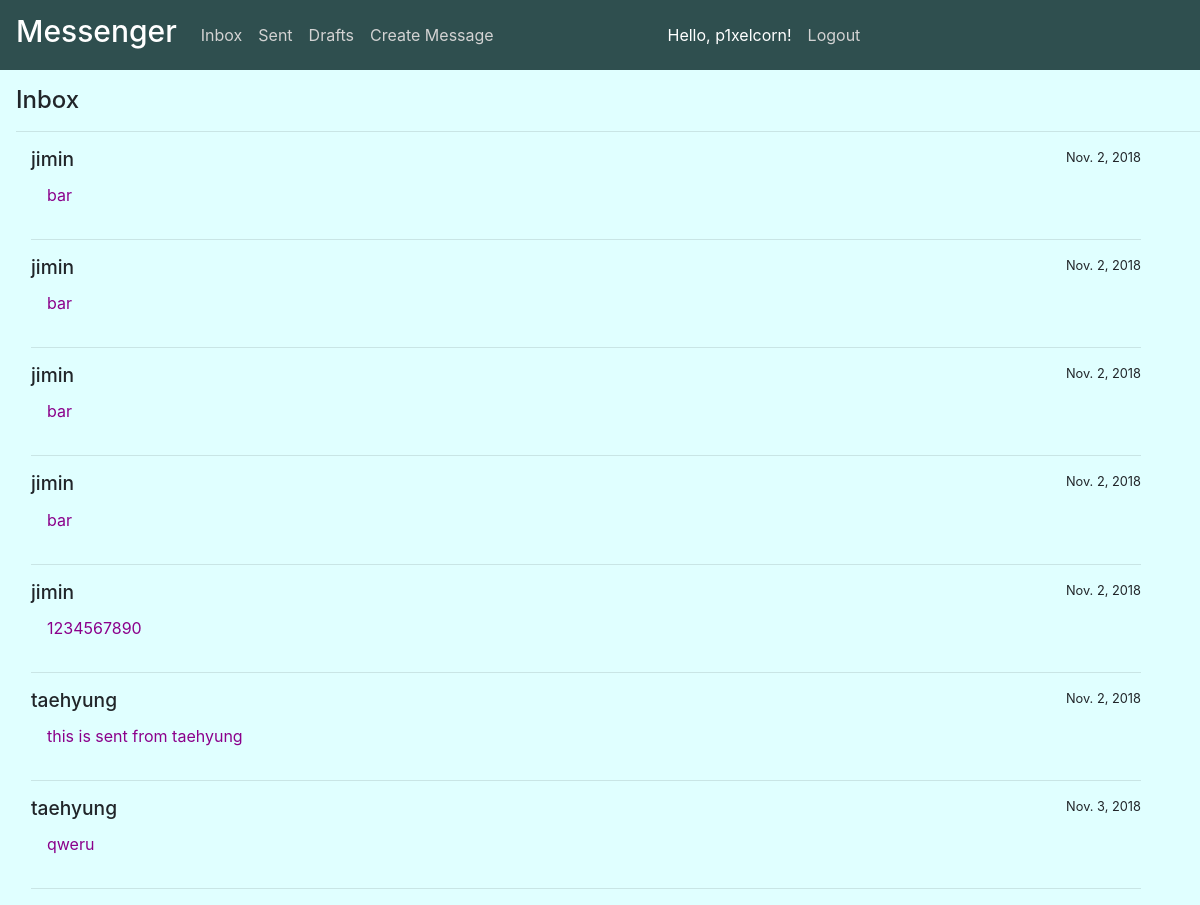
/inbox (signed in), run on an earlier commit of the app's database.
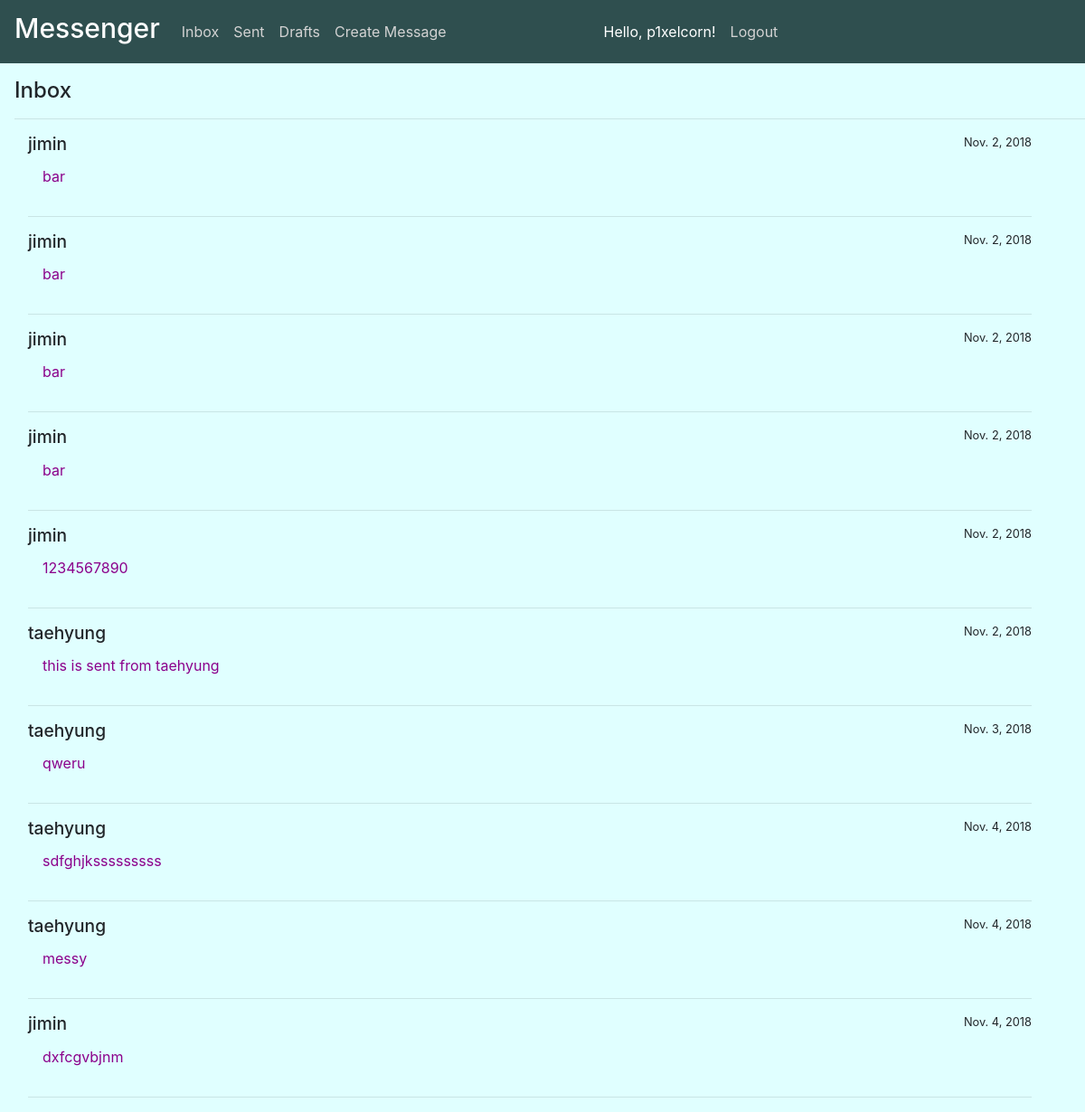
And on a later commit of the database.
### messenger/models.py (models this page shows)
class Message(models.Model):
    text = models.TextField()
    sent = models.BooleanField()
    date = models.DateField(auto_now_add=True)
    sender = models.ForeignKey(User, related_name='sent', on_delete=models.CASCADE)
    receiver = models.ForeignKey(User, related_name='received', on_delete=models.CASCADE)

### messenger/views.py (the view)
# urls.py: re_path(r'inbox', views.inbox, name='inbox'),
@login_required
def inbox(request):
    filtered_message_objects = Message.objects.filter(receiver=request.user, sent=True)
    return render(request, 'messenger/inbox.html', {'filtered_message_objects': filtered_message_objects})

### messenger/templates/messenger/inbox.html
{% extends 'messenger/base.html' %}
{% block content %}
    <div class="content">
        <h2>Inbox</h2>
        <hr>
        <div class="container messages">
            {% for message in filtered_message_objects %}
                <div class="row">
                    <div class="col-sm">
                        <h5>{{ message.sender }}</h5>
                    </div>
                    <div class="col-sm date">
                        <p>{{ message.date }}</p>
                    </div>
                </div>
                <div class="row">
                    <div class="col-sm text">
                        <p>{{ message.text }}</p>
                    </div>
                </div>
                <hr>
            {% endfor %}
        </div>
    </div>
{% endblock %}

### messenger/templates/messenger/base.html (shortened to what this page needs)
{% load static %}
<!DOCTYPE html>
<html lang="en">
    <head>
        <link rel="stylesheet" href="https://stackpath.bootstrapcdn.com/bootstrap/4.1.3/css/bootstrap.min.css">
        <link rel="stylesheet" href="{% static "style.css" %}" type="text/css" charset="utf-8">
    </head>
    <body>
    <header class="navbar navbar-expand navbar-dark flex-column flex-md-row bd-navbar">
        <a class="navbar-brand"><h1>Messenger</h1></a>
        {% if user.is_authenticated %}
          <div class="navbar-nav-scroll">
              <ul class="navbar-nav bd-navbar-nav flex-row">
                  <li class="nav-item"><a href="/inbox">Inbox</a></li>
                  <li class="nav-item"><a href="/sent">Sent</a></li>
                  <li class="nav-item"><a href="/drafts">Drafts</a></li>
                  <li class="nav-item"><a href="/message_create">Create Message</a></li>
              </ul>
          </div>
            <ul class="navbar-nav flex-row-reverse ml-md-auto d-none d-md-flex">
                <li class="nav-item"><a href="{% url 'logout' %}">Logout</a></li>
                <li class="nav-item">Hello, {{ user.username }}!</li>
            </ul>
        {% else %}
            <a href="{% url 'login' %}">Login</a> / <a href="{% url 'signup' %}">Signup</a>
        {% endif %}
    </header>
    <main>
        {% block content %}
        {% endblock %}
    </main>
    </body>
</html>

### messenger/static/style.css (style rules this page uses)
.navbar { padding-right: -1em; margin-bottom: 1em; background-color: darkslategrey; color: white; }
.navbar a { color: lightgrey; }
.nav-item { margin-left: .5em; margin-right: .5em; }
.content { margin-left: 1em; }
.messages { margin-left: 0; }
.date { font-size: .8em; text-align: right; }
.text { color: darkmagenta; margin-left: 1em; }
body { border-left: 1.5em; border-right: 1.5em; background-color: lightcyan; }
h1 { font-size: 1.5em; }
h2 { font-size: 1.5em; }
h5 { font-size: 1.2em; }

What changed in the data, as far as the page shows it:
added Message: sender "taehyung", date "Nov. 4, 2018", text "sdfghjksssssssss"
added Message: sender "taehyung", date "Nov. 4, 2018", text "messy"
added Message: sender "jimin", date "Nov. 4, 2018", text "dxfcgvbjnm"
